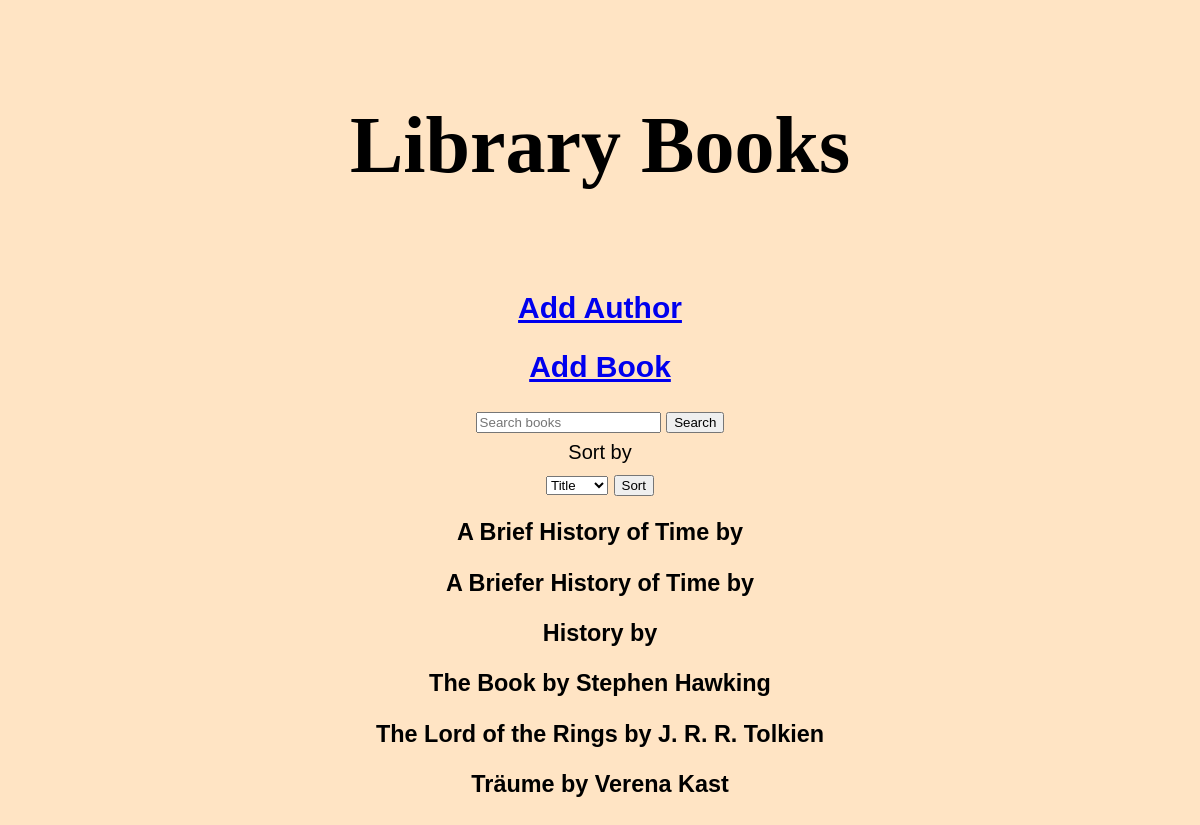
Before: / with the older database file.
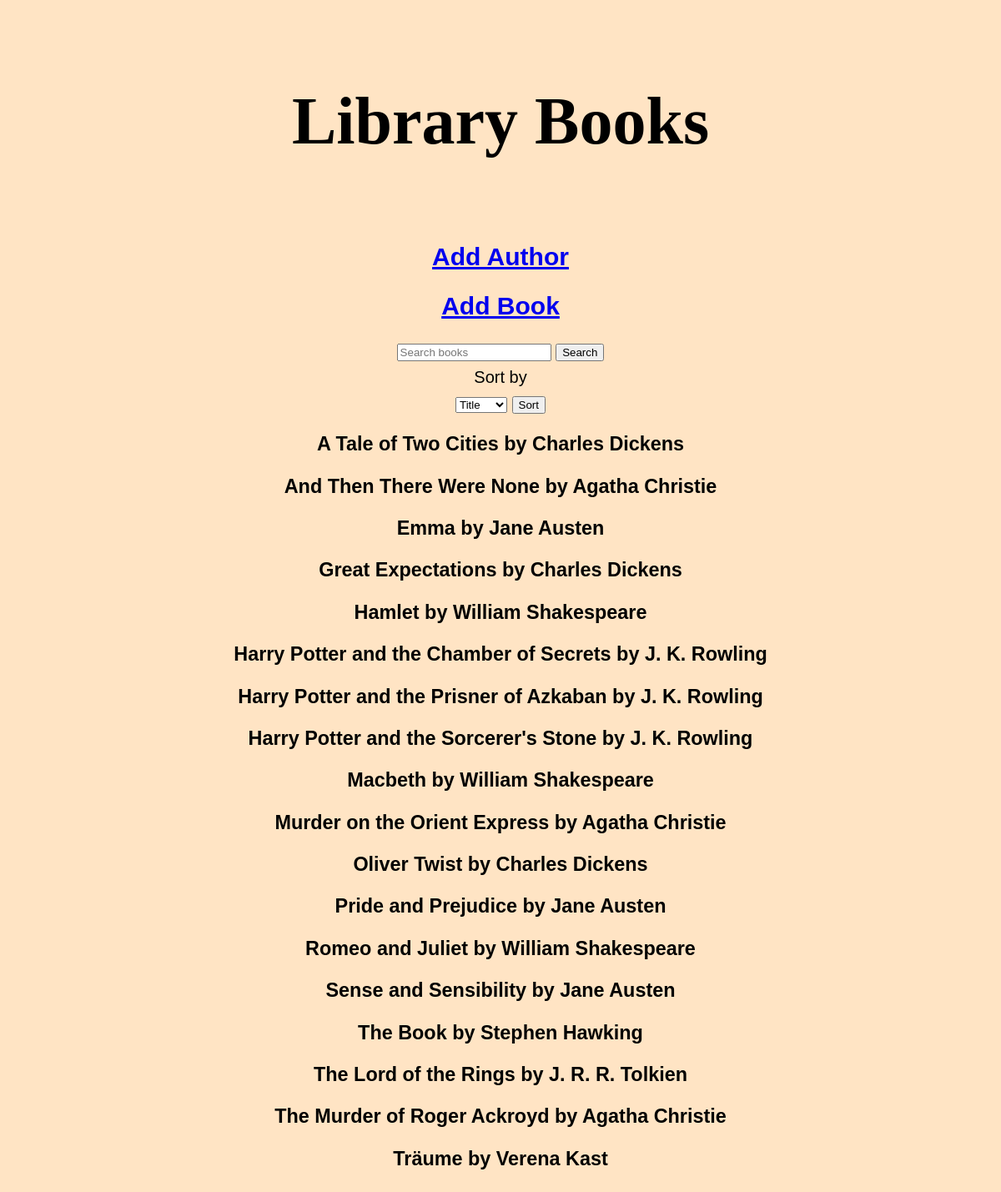
After: the same page with the newer database file.
### data_models.py (models this page shows, shortened)
class Book(db.Model):
    __tablename__ = 'books'
    id = db.Column(db.Integer, primary_key=True, autoincrement=True)
    author_id = db.Column(db.Integer, db.ForeignKey('authors.id'))
    isbn = db.Column(db.String(13))
    title = db.Column(db.String)
    publication_year = db.Column(db.Integer)
    author = db.relationship('Author', back_populates='books')

class Author(db.Model):
    __tablename__ = 'authors'
    id = db.Column(db.Integer, primary_key=True, autoincrement=True)
    name = db.Column(db.String)
    birth = db.Column(db.String)
    death = db.Column(db.String)
    books = db.relationship('Book', back_populates='author')

### app.py (the view)
@app.route('/', methods=['GET'])
def home():
    sort_by = request.args.get("sort_by", "title")
    query = request.args.get("query", "")
    if query:
        books = Book.query.filter(Book.title.ilike(f"%{query}%")).all()
    else:
        if sort_by == "title":
            books = Book.query.order_by(Book.title).all()
        elif sort_by == "author":
            books = Book.query.order_by(Author.name).join(Book.author).all()
        else:
            books = Book.query.all()
    return render_template('home.html', books=books)

### templates/home.html (shortened to what this page needs)
<!DOCTYPE html>
<html lang="en">
  <head>
    <link rel="stylesheet" href="static/styles.css">
  </head>
  <body>
    <h1>Library Books</h1>
        <h2><a href="/add_author">Add Author</a></h2>
        <h2><a href="/add_book">Add Book</a></h2>
      <form action="/" method="GET">
        <input type="text" name="query" placeholder="Search books">
        <button type="submit">Search</button>
      </form>
      <form action="/" method="GET">
        <label for="sort_by">Sort by</label>
          <select name="sort_by" id="sort_by">
            <option value="title">Title</option>
          </select>
        <input type="submit" value="Sort">
      </form>
    {% for book in books %}
      <div>
        <h3>{{ book.title }} by {{ book.author.name }}</h3>
      </div>
    {% endfor %}
  </body>
</html>

### static/styles.css (style rules this page uses)
body { background-color: bisque; font-family: Arial, Helvetica, sans-serif; color: black; text-align: center; font-size: 20px; margin: 50px; }
h1 { text-align: center; font-size: 80px; font-weight: bold; font-family: Georgia, 'Times New Roman', Times, serif; margin-top: 100px; margin-bottom: 100px; }
label { display: grid; margin: 0.5rem; }

Changed rows visible on the page:
removed Book: title "A Brief History of Time"
removed Book: title "A Briefer History of Time"
removed Book: title "History"
added Book: title "A Tale of Two Cities", author.name "Charles Dickens"
added Book: title "And Then There Were None", author.name "Agatha Christie"
added Book: title "Emma", author.name "Jane Austen"
added Book: title "Great Expectations", author.name "Charles Dickens"
added Book: title "Hamlet", author.name "William Shakespeare"
added Book: title "Harry Potter and the Chamber of Secrets", author.name "J. K. Rowling"
added Book: title "Harry Potter and the Prisner of Azkaban", author.name "J. K. Rowling"
added Book: title "Harry Potter and the Sorcerer's Stone", author.name "J. K. Rowling"
added Book: title "Macbeth", author.name "William Shakespeare"
added Book: title "Murder on the Orient Express", author.name "Agatha Christie"
added Book: title "Oliver Twist", author.name "Charles Dickens"
added Book: title "Pride and Prejudice", author.name "Jane Austen"
added Book: title "Romeo and Juliet", author.name "William Shakespeare"
added Book: title "Sense and Sensibility", author.name "Jane Austen"
added Book: title "The Murder of Roger Ackroyd", author.name "Agatha Christie"
